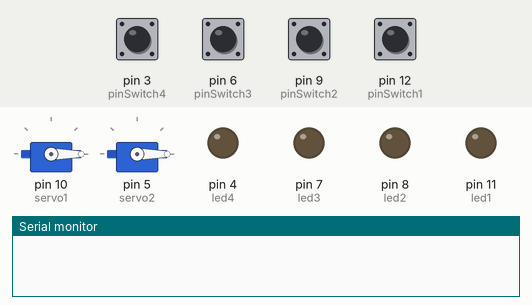
Simulated run of this sketch. Board: Arduino Uno, built with avr-gcc and run on an emulated ATmega328P. Parts: 2 × servo, output pins drawn as LEDs (lit = HIGH), the last lines printed to the serial monitor. The inputs (shaded band) are chosen by the test bench; at power-on: pin 3 (pinSwitch4), pin 6 (pinSwitch3), pin 9 (pinSwitch2), pin 12 (pinSwitch1) LOW.

Above: at 1.2 s.
1.3 s: pin 3 (pinSwitch4) pulled HIGH for 0.15 s
At 1.37 s:
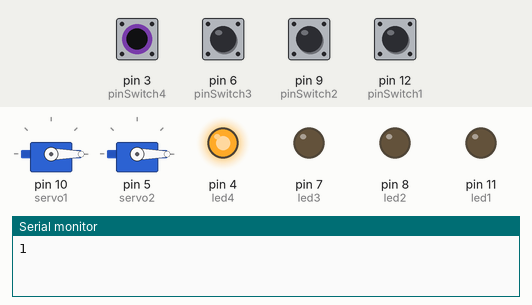
2.9 s: pin 6 (pinSwitch3) pulled HIGH for 0.15 s
At 2.97 s:
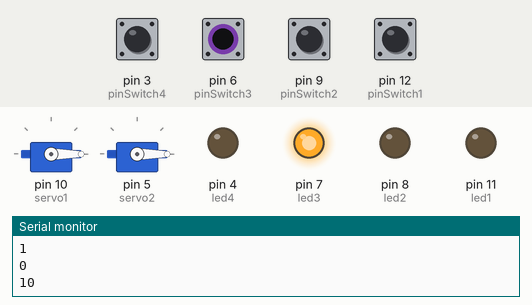
4.5 s: pin 9 (pinSwitch2) pulled HIGH for 0.15 s
At 4.57 s:
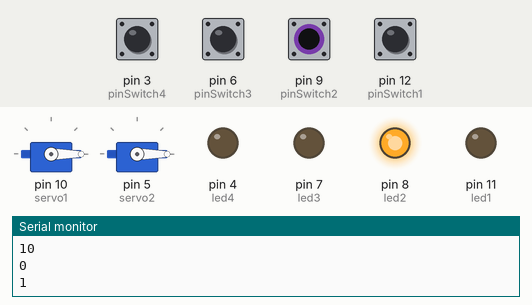
6.1 s: pin 12 (pinSwitch1) pulled HIGH for 0.15 s
At 6.17 s:
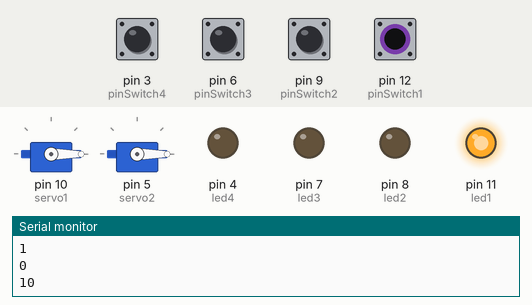
7.7 s: pin 3 (pinSwitch4) driven HIGH and pin 6 (pinSwitch3) driven HIGH
At 8.6 s:
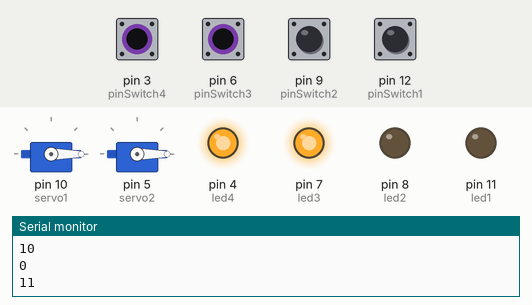
9.2 s: pin 9 (pinSwitch2) pulled HIGH for 1 s
At 9.7 s:
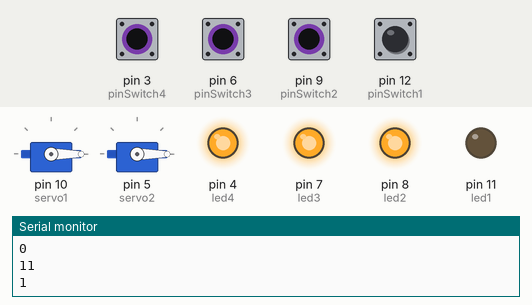
Timing chart, 0 to 12.2 s (numbered marks = the images above; inputs shaded):
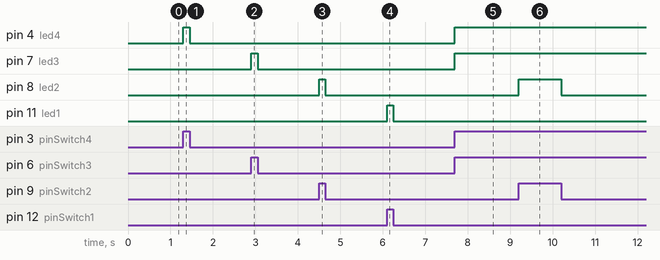

The sketch:

codigo.ino
```cpp
/*
  Switches y detección de flancos:
  Se desea saber cuándo los switches deslizantes
  van de ON(1) a OFF(0) y de OFF(0) a ON(1).
  Es decir, detectar cuándo pasan de
  +5V a GND y viceversa.
  Se llama detección de cambio de estado
  o detección de flancos.
  Se debe utilizar este tipo de detecciones
  para simular los switches como sensores IR y
  comprobar si un auto que pasa en medio de los
  sensores IR entra o sale.

  LED:
  Los LED rojos muestran el estado de cada switch (1 o 0)

  Secuencias y Estados de los switches y del sistema:
  Entrar está representado por
  la secuencia de estados 10, 11, 01, 00.
  Salir, por la secuencia de estados 01, 11, 10, 00.
  El 1er bit del estado del sistema (izquierdo) está dado por el
  Switch 1, y representa el estado del 1er sensor IR(1 o 0).
  Lo mismo con el bit 2 del estado del sistema (derecho)
  La variable 'estado' marca el estado de el sistema
  conformado por ambos switches y es igual a bit2 + bit1
  corrido una posición a la izquierda (bit1<<1)
  La variable 'secuenciaEntrada' es un arreglo de estos
  estados que marca la entrada exitosa de un auto
  y es igual a {10,11,01,00}
  La variable 'secuenciaSalida' marca la salida
  y es igual a {01,11,10,00}
  En el momento en que una secuencia de estados obedezca
  (sea igual a) uno de estas 2 secuencias, se dice que
  un auto ha entrado o salido con éxito.
  La variable 'secuencia' es la secuencia actual, es decir
  guarda los estados uno tras otro mientras dezplaza
  los anteriores a posiciones hacia la izquierda en el arreglo.
  En otras palabras, cuando un switch cambia de estado,
  el estado del sistema también cambia, y la variable
  'secuencia' se ajusta así:
  secuencia[0] = secuencia[1]
  secuencia[1] = secuencia[2]
  secuencia[2] = secuencia[3]
  secuencia[3] = estado

  El circuito:
  * Los cables negros indican conexión a GND.
  * Los cables rojos indican conexión a +5V.
  * Los verdes, entrada de datos.
  * Los azules, salida de datos.
  * La salida de switch 1 va al pin 12, y sus entradas
  van a +5V y a GND.
  * La salida de switch 2 va al pin 2, y sus entradas
  van a +5V y a GND.
  * Pines 3 y 11 de escritura van a los ánodos de los LED.
  * 2 Resistencias 220 conectadas a los cátodos de los LED
  y a tierra.
  * Los switches comienzan conectados a GND marcando 00.
*/
// Librería que maneja los servomotores
#include <Servo.h>
// VARIABLES GLOBALES
// Servomotores (palanquera a la entrada y a la salida)
Servo servo1;
Servo servo2;
// Pines de los switches y leds, estados actuales y anteriores
// de los switches para detectar el cambio de estado
// Switch 1
int pinSwitch1 = 12;
int led1 = 11;
int switch1 = 0;
int lastSwitch1 = 0;
// Switch 2
int pinSwitch2 = 9;
int led2 = 8;
int switch2 = 0;
int lastSwitch2 = 0;
// Switch 3
int pinSwitch3 = 6;
int led3 = 7;
int switch3 = 0;
int lastSwitch3 = 0;
// Switch 4
int pinSwitch4 = 3;
int led4 = 4;
int switch4 = 0;
int lastSwitch4 = 0;
// Estado inicial es 00.
// O sea, estamos en el estado en que ningún carro ha pasado
// por ningún acceso.
int estado = 0;
// La secuencia de referencia se comparará con las de entrada y salida:
int secuenciaEntrada[] = {0,0,0,0};
int secuenciaSalida[] = {0,0,0,0};
int secuenciaReferencia[] = {B10,B11,B01,B00};

void setup()
{
  Serial.begin(9600);
  // Pines de switches como entrada
  pinMode(pinSwitch1, INPUT);
  pinMode(pinSwitch2, INPUT);
  pinMode(pinSwitch3, INPUT);
  pinMode(pinSwitch4, INPUT);
  // Pines de LEDs como salida
  pinMode(led1, OUTPUT);
  pinMode(led2, OUTPUT);
  pinMode(led3, OUTPUT);
  pinMode(led4, OUTPUT);
  // Pines de los servos y ángulos iniciales
  servo1.attach(10);
  servo2.attach(5);
  servo1.write(0);
  servo2.write(0);
  }

void loop()
{
  // Leer el estado actual de los Switches.
  switch1 = digitalRead(pinSwitch1);
  switch2 = digitalRead(pinSwitch2);
  switch3 = digitalRead(pinSwitch3);
  switch4 = digitalRead(pinSwitch4);
  // LEDs ON/OFF según el valor de los switches.
  digitalWrite(led1, switch1);
  digitalWrite(led2, switch2);
  digitalWrite(led3, switch3);
  digitalWrite(led4, switch4);

  // Comparar los estados actuales de los switches con los anteriores.
  // Si son diferentes, hay cambio de estado (detección de flanco).
  if ((switch1 != lastSwitch1) || (switch2 != lastSwitch2)) {
    // Poner un pequeño delay para evitar rebote por cambio de estado.
    delay(5);
    estado = (switch1<<1)|switch2;
    // Imprimir en binario para ver los estados.
    Serial.println(estado,BIN);
    actualizarSecuencia(estado,secuenciaEntrada);
  } else if ((switch3 != lastSwitch3) || (switch4 != lastSwitch4)) {
  	// Poner un pequeño delay para evitar rebote por cambio de estado
    delay(5);
    estado = (switch3<<1)|switch4;
    // Imprimir en binario para ver los estados.
    Serial.println(estado,BIN);
    actualizarSecuencia(estado,secuenciaSalida);
  }

  if(array_cmp(secuenciaEntrada,secuenciaReferencia)){
    Serial.println("ENTRADA EXITOSA");
    for (int pos = 0; pos <= 90; pos += 1) {
      // tell servo to go to position in variable 'pos'
      servo1.write(pos);
      // wait 15 ms for servo to reach the position
      delay(15); // Wait for 15 millisecond(s)
    }
    secuenciaEntrada[3] = 5;
  }
  else if(array_cmp(secuenciaSalida,secuenciaReferencia)){
    Serial.println("SALIDA EXITOSA");
    for (int pos = 0; pos <= 90; pos += 1) {
      // tell servo to go to position in variable 'pos'
      servo2.write(pos);
      // wait 15 ms for servo to reach the position
      delay(15); // Wait for 15 millisecond(s)
    }
    secuenciaSalida[3] = 5;
  }
  // Guarda la lectura actual de los pines como la anterior,
  // para la próxima iteración del ciclo.
  lastSwitch1 = switch1;
  lastSwitch2 = switch2;
  lastSwitch3 = switch3;
  lastSwitch4 = switch4;

}

// FUNCIONES

boolean array_cmp(int *a, int *b){
  // Devuelve true si dos arreglos de igual longitud son iguales.
  for (int n=0;n<4;n++){if (a[n]!=b[n]){return false;}}
  return true;
}

void actualizarSecuencia(int estado,int secuencia[]){
  // Esta función actualiza la secuencia de entrada y la de salida
  // Al guardar el 'estado' en la 'secuencia'
  secuencia[0] = secuencia[1];
  secuencia[1] = secuencia[2];
  secuencia[2] = secuencia[3];
  secuencia[3] = estado;
  /*
  // Imprimir la secuencia
  Serial.println("Secuencia:");
  Serial.println(secuencia[0],BIN);
  Serial.println(secuencia[1],BIN);
  Serial.println(secuencia[2],BIN);
  Serial.println(secuencia[3],BIN);
  */
}
```

Measured:
- after the input at 1.3 s, pin 4 (led4): LOW → HIGH at once, → LOW 0.15 s later
- after the input at 2.9 s, pin 7 (led3): LOW → HIGH at once, → LOW 0.15 s later
- after the input at 4.5 s, pin 8 (led2): LOW → HIGH at once, → LOW 0.15 s later
- after the input at 6.1 s, pin 11 (led1): LOW → HIGH at once, → LOW 0.15 s later
- after the input at 7.7 s, pin 4 (led4), pin 7 (led3): LOW → HIGH at once
- after the input at 9.2 s, pin 8 (led2): LOW → HIGH at once, → LOW 1.0 s later
